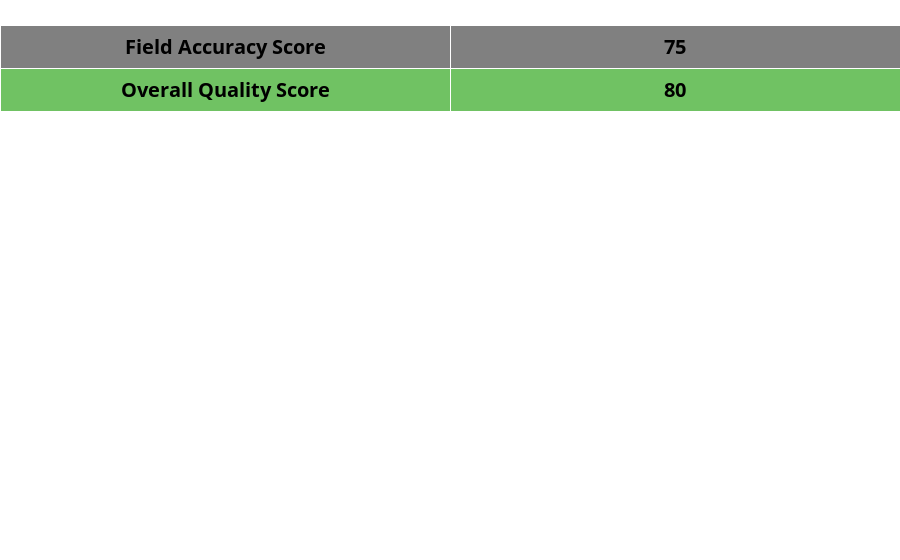
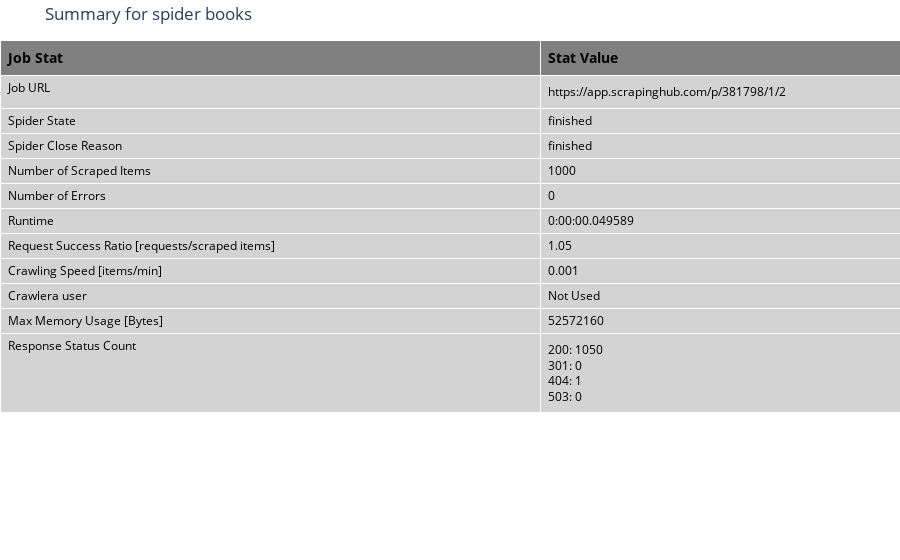
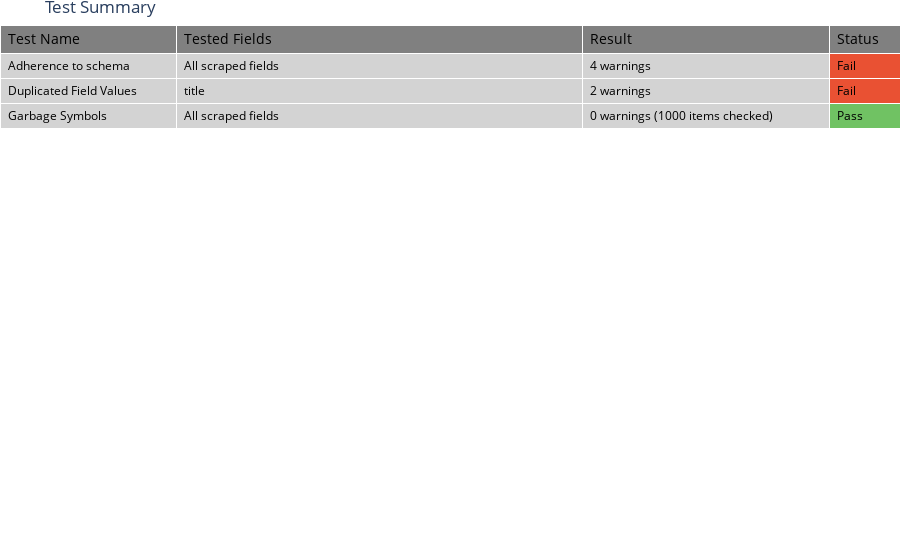
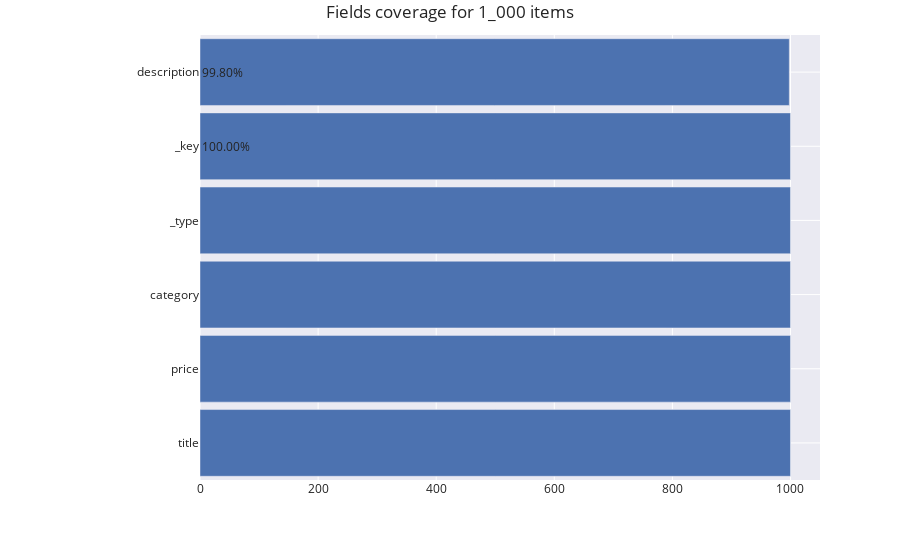

Notebook source saved alongside these figures, in order:
### Code cell
a.data_quality_report()

### Figure 1 — Plotly figure (JSON) as saved in the notebook; plotly's stock layout.template omitted (floating-point values rounded to 4 significant figures)
{"data": [{"cells": {"fill": {"color": [["rgb(112,194,99)"]]}, "font": {"color": "black", "size": 20}, "values": [["<b>Overall Quality Score</b>"], ["<b>80</b>"]]}, "header": {"fill": {"color": "gray"}, "font": {"color": "black", "size": 20}, "values": ["<b>Field Accuracy Score</b>", "<b>75<b>"]}, "type": "table", "uid": "012f83e3-2855-48dc-bbec-a712268c0ca7"}], "layout": {"autosize": true, "margin": {"b": 25, "l": 0, "r": 0, "t": 25}}}

### Figure 2 — Plotly figure (JSON) as saved in the notebook; plotly's stock layout.template omitted (floating-point values rounded to 4 significant figures)
{"data": [{"cells": {"align": ["left", "left", "left", "left", "left"], "fill": {"color": "lightgrey"}, "font": {"color": "black", "size": 12}, "height": 25, "values": [["Job URL", "Spider State", "Spider Close Reason", "Number of Scraped Items", "Number of Errors", "Runtime", "Request Success Ratio [requests/scraped items]", "Crawling Speed [items/min]", "Crawlera user", "Max Memory Usage [Bytes]", "Response Status Count"], ["<a href=\"https://app.scrapinghub.com/p/381798/1/2\">https://app.scrapinghub.com/p/381798/1/2</a>", "finished", "finished", 1000, 0, "0:00:00.049589", 1.05, 0.001, "Not Used", 52572160, "200: 1050<br>301: 0<br>404: 1<br>503: 0<br>"]]}, "columnorder": [1, 2], "columnwidth": [300, 200], "header": {"align": ["left", "left", "left", "left", "left"], "fill": {"color": "gray"}, "font": {"color": "black", "size": 14}, "height": 30, "values": ["<b>Job Stat</b>", "<b>Stat Value</b>"]}, "type": "table", "uid": "966e2fad-53ec-49b2-a34f-0387685e94fe"}], "layout": {"autosize": true, "margin": {"b": 25, "l": 0, "r": 0, "t": 40}, "title": {"text": "Summary for spider books"}}}

### Figure 3 — Plotly figure (JSON) as saved in the notebook; plotly's stock layout.template omitted (floating-point values rounded to 4 significant figures)
{"data": [{"cells": {"align": "left", "fill": {"color": ["lightgrey", "lightgrey", "lightgrey", ["rgb(233,81,51)", "rgb(233,81,51)", "rgb(112,194,99)"]]}, "font": {"color": "black", "size": 12}, "height": 25, "values": [["Adherence to schema", "Duplicated Field Values", "Garbage Symbols"], ["All scraped fields", ["title"], "All scraped fields"], ["4 warnings", "2 warnings", "0 warnings (1000 items checked)"], ["Fail", "Fail", "Pass"]]}, "columnwidth": [100, 230, 140, 40], "header": {"align": "left", "fill": {"color": "gray"}, "font": {"color": "black", "size": 14}, "values": ["Test Name", "Tested Fields", "Result", "Status"]}, "type": "table", "uid": "95a76cf8-26f1-4ee3-a311-64f84c9d00ac"}], "layout": {"autosize": true, "margin": {"b": 25, "l": 0, "r": 0, "t": 25}, "title": {"text": "Test Summary"}}}

### Figure 4 — Plotly figure (JSON) as saved in the notebook; plotly's stock layout.template omitted (floating-point values rounded to 4 significant figures)
{"data": [{"orientation": "h", "type": "bar", "uid": "1f23ffd6-c0a8-4341-b6b8-8d70c0fdc2c8", "x": [1000, 1000, 1000, 1000, 1000, 998], "y": ["title", "price", "category", "_type", "_key", "description"]}], "layout": {"annotations": [{"showarrow": false, "text": "99.80%", "x": 0, "xref": "paper", "y": "description", "yref": "y"}, {"showarrow": false, "text": "100.00%", "x": 0, "xref": "paper", "y": "_key", "yref": "y"}], "autosize": true, "bargap": 0.1, "hovermode": "y", "margin": {"l": 200, "t": 35}, "title": {"text": "Fields coverage for 1_000 items"}, "xaxis": {"range": [0, 1050], "type": "linear"}, "yaxis": {"autorange": true, "range": [-0.5, 5.5], "type": "category"}}}
